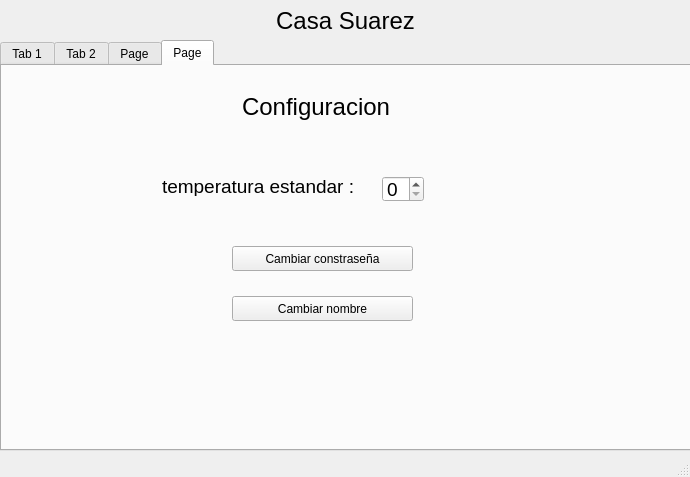
<?xml version="1.0" encoding="UTF-8"?>
<ui version="4.0">
 <class>MainWindow</class>
 <widget class="QMainWindow" name="MainWindow">
  <property name="geometry">
   <rect>
    <x>0</x>
    <y>0</y>
    <width>690</width>
    <height>477</height>
   </rect>
  </property>
  <property name="windowTitle">
   <string>MainWindow</string>
  </property>
  <widget class="QWidget" name="centralwidget">
   <widget class="QTabWidget" name="tabWidget">
    <property name="geometry">
     <rect>
      <x>0</x>
      <y>40</y>
      <width>691</width>
      <height>411</height>
     </rect>
    </property>
    <property name="focusPolicy">
     <enum>Qt::NoFocus</enum>
    </property>
    <property name="acceptDrops">
     <bool>false</bool>
    </property>
    <property name="layoutDirection">
     <enum>Qt::LeftToRight</enum>
    </property>
    <property name="currentIndex">
     <number>3</number>
    </property>
    <widget class="QWidget" name="Iluminacion_tab">
     <property name="autoFillBackground">
      <bool>false</bool>
     </property>
     <attribute name="title">
      <string>Tab 1</string>
     </attribute>
     <widget class="QPushButton" name="Sala_pushButton">
      <property name="geometry">
       <rect>
        <x>350</x>
        <y>120</y>
        <width>89</width>
        <height>25</height>
       </rect>
      </property>
      <property name="palette">
       <palette>
        <active>
         <colorrole role="WindowText">
          <brush brushstyle="SolidPattern">
           <color alpha="255">
            <red>208</red>
            <green>208</green>
            <blue>208</blue>
           </color>
          </brush>
         </colorrole>
         <colorrole role="Button">
          <brush brushstyle="SolidPattern">
           <color alpha="255">
            <red>32</red>
            <green>74</green>
            <blue>135</blue>
           </color>
          </brush>
         </colorrole>
         <colorrole role="Dark">
          <brush brushstyle="SolidPattern">
           <color alpha="255">
            <red>239</red>
            <green>41</green>
            <blue>41</blue>
           </color>
          </brush>
         </colorrole>
         <colorrole role="Text">
          <brush brushstyle="SolidPattern">
           <color alpha="255">
            <red>208</red>
            <green>208</green>
            <blue>208</blue>
           </color>
          </brush>
         </colorrole>
         <colorrole role="ButtonText">
          <brush brushstyle="SolidPattern">
           <color alpha="255">
            <red>208</red>
            <green>208</green>
            <blue>208</blue>
           </color>
          </brush>
         </colorrole>
         <colorrole role="PlaceholderText">
          <brush brushstyle="SolidPattern">
           <color alpha="128">
            <red>208</red>
            <green>208</green>
            <blue>208</blue>
           </color>
          </brush>
         </colorrole>
        </active>
        <inactive>
         <colorrole role="WindowText">
          <brush brushstyle="SolidPattern">
           <color alpha="255">
            <red>208</red>
            <green>208</green>
            <blue>208</blue>
           </color>
          </brush>
         </colorrole>
         <colorrole role="Button">
          <brush brushstyle="SolidPattern">
           <color alpha="255">
            <red>32</red>
            <green>74</green>
            <blue>135</blue>
           </color>
          </brush>
         </colorrole>
         <colorrole role="Dark">
          <brush brushstyle="SolidPattern">
           <color alpha="255">
            <red>239</red>
            <green>41</green>
            <blue>41</blue>
           </color>
          </brush>
         </colorrole>
         <colorrole role="Text">
          <brush brushstyle="SolidPattern">
           <color alpha="255">
            <red>208</red>
            <green>208</green>
            <blue>208</blue>
           </color>
          </brush>
         </colorrole>
         <colorrole role="ButtonText">
          <brush brushstyle="SolidPattern">
           <color alpha="255">
            <red>208</red>
            <green>208</green>
            <blue>208</blue>
           </color>
          </brush>
         </colorrole>
         <colorrole role="PlaceholderText">
          <brush brushstyle="SolidPattern">
           <color alpha="128">
            <red>208</red>
            <green>208</green>
            <blue>208</blue>
           </color>
          </brush>
         </colorrole>
        </inactive>
        <disabled>
         <colorrole role="WindowText">
          <brush brushstyle="SolidPattern">
           <color alpha="255">
            <red>239</red>
            <green>41</green>
            <blue>41</blue>
           </color>
          </brush>
         </colorrole>
         <colorrole role="Button">
          <brush brushstyle="SolidPattern">
           <color alpha="255">
            <red>32</red>
            <green>74</green>
            <blue>135</blue>
           </color>
          </brush>
         </colorrole>
         <colorrole role="Dark">
          <brush brushstyle="SolidPattern">
           <color alpha="255">
            <red>239</red>
            <green>41</green>
            <blue>41</blue>
           </color>
          </brush>
         </colorrole>
         <colorrole role="Text">
          <brush brushstyle="SolidPattern">
           <color alpha="255">
            <red>239</red>
            <green>41</green>
            <blue>41</blue>
           </color>
          </brush>
         </colorrole>
         <colorrole role="ButtonText">
          <brush brushstyle="SolidPattern">
           <color alpha="255">
            <red>239</red>
            <green>41</green>
            <blue>41</blue>
           </color>
          </brush>
         </colorrole>
         <colorrole role="PlaceholderText">
          <brush brushstyle="SolidPattern">
           <color alpha="128">
            <red>208</red>
            <green>208</green>
            <blue>208</blue>
           </color>
          </brush>
         </colorrole>
        </disabled>
       </palette>
      </property>
      <property name="font">
       <font>
        <weight>50</weight>
        <italic>false</italic>
        <bold>false</bold>
        <underline>false</underline>
        <strikeout>false</strikeout>
       </font>
      </property>
      <property name="text">
       <string>ON</string>
      </property>
      <property name="checkable">
       <bool>false</bool>
      </property>
      <property name="autoRepeat">
       <bool>false</bool>
      </property>
      <property name="autoExclusive">
       <bool>false</bool>
      </property>
      <property name="autoDefault">
       <bool>false</bool>
      </property>
      <property name="default">
       <bool>false</bool>
      </property>
      <property name="flat">
       <bool>false</bool>
      </property>
     </widget>
     <widget class="QPushButton" name="habitacion1_pushButton">
      <property name="geometry">
       <rect>
        <x>350</x>
        <y>170</y>
        <width>89</width>
        <height>25</height>
       </rect>
      </property>
      <property name="palette">
       <palette>
        <active>
         <colorrole role="WindowText">
          <brush brushstyle="SolidPattern">
           <color alpha="255">
            <red>208</red>
            <green>208</green>
            <blue>208</blue>
           </color>
          </brush>
         </colorrole>
         <colorrole role="Button">
          <brush brushstyle="SolidPattern">
           <color alpha="255">
            <red>32</red>
            <green>74</green>
            <blue>135</blue>
           </color>
          </brush>
         </colorrole>
         <colorrole role="Dark">
          <brush brushstyle="SolidPattern">
           <color alpha="255">
            <red>239</red>
            <green>41</green>
            <blue>41</blue>
           </color>
          </brush>
         </colorrole>
         <colorrole role="Text">
          <brush brushstyle="SolidPattern">
           <color alpha="255">
            <red>208</red>
            <green>208</green>
            <blue>208</blue>
           </color>
          </brush>
         </colorrole>
         <colorrole role="ButtonText">
          <brush brushstyle="SolidPattern">
           <color alpha="255">
            <red>208</red>
            <green>208</green>
            <blue>208</blue>
           </color>
          </brush>
         </colorrole>
         <colorrole role="PlaceholderText">
          <brush brushstyle="SolidPattern">
           <color alpha="128">
            <red>208</red>
            <green>208</green>
            <blue>208</blue>
           </color>
          </brush>
         </colorrole>
        </active>
        <inactive>
         <colorrole role="WindowText">
          <brush brushstyle="SolidPattern">
           <color alpha="255">
            <red>208</red>
            <green>208</green>
            <blue>208</blue>
           </color>
          </brush>
         </colorrole>
         <colorrole role="Button">
          <brush brushstyle="SolidPattern">
           <color alpha="255">
            <red>32</red>
            <green>74</green>
            <blue>135</blue>
           </color>
          </brush>
         </colorrole>
         <colorrole role="Dark">
          <brush brushstyle="SolidPattern">
           <color alpha="255">
            <red>239</red>
            <green>41</green>
            <blue>41</blue>
           </color>
          </brush>
         </colorrole>
         <colorrole role="Text">
          <brush brushstyle="SolidPattern">
           <color alpha="255">
            <red>208</red>
            <green>208</green>
            <blue>208</blue>
           </color>
          </brush>
         </colorrole>
         <colorrole role="ButtonText">
          <brush brushstyle="SolidPattern">
           <color alpha="255">
            <red>208</red>
            <green>208</green>
            <blue>208</blue>
           </color>
          </brush>
         </colorrole>
         <colorrole role="PlaceholderText">
          <brush brushstyle="SolidPattern">
           <color alpha="128">
            <red>208</red>
            <green>208</green>
            <blue>208</blue>
           </color>
          </brush>
         </colorrole>
        </inactive>
        <disabled>
         <colorrole role="WindowText">
          <brush brushstyle="SolidPattern">
           <color alpha="255">
            <red>239</red>
            <green>41</green>
            <blue>41</blue>
           </color>
          </brush>
         </colorrole>
         <colorrole role="Button">
          <brush brushstyle="SolidPattern">
           <color alpha="255">
            <red>32</red>
            <green>74</green>
            <blue>135</blue>
           </color>
          </brush>
         </colorrole>
         <colorrole role="Dark">
          <brush brushstyle="SolidPattern">
           <color alpha="255">
            <red>239</red>
            <green>41</green>
            <blue>41</blue>
           </color>
          </brush>
         </colorrole>
         <colorrole role="Text">
          <brush brushstyle="SolidPattern">
           <color alpha="255">
            <red>239</red>
            <green>41</green>
            <blue>41</blue>
           </color>
          </brush>
         </colorrole>
         <colorrole role="ButtonText">
          <brush brushstyle="SolidPattern">
           <color alpha="255">
            <red>239</red>
            <green>41</green>
            <blue>41</blue>
           </color>
          </brush>
         </colorrole>
         <colorrole role="PlaceholderText">
          <brush brushstyle="SolidPattern">
           <color alpha="128">
            <red>208</red>
            <green>208</green>
            <blue>208</blue>
           </color>
          </brush>
         </colorrole>
        </disabled>
       </palette>
      </property>
      <property name="font">
       <font>
        <weight>50</weight>
        <italic>false</italic>
        <bold>false</bold>
        <underline>false</underline>
        <strikeout>false</strikeout>
       </font>
      </property>
      <property name="text">
       <string>ON</string>
      </property>
      <property name="checkable">
       <bool>false</bool>
      </property>
      <property name="autoRepeat">
       <bool>false</bool>
      </property>
      <property name="autoExclusive">
       <bool>false</bool>
      </property>
      <property name="autoDefault">
       <bool>false</bool>
      </property>
      <property name="default">
       <bool>false</bool>
      </property>
      <property name="flat">
       <bool>false</bool>
      </property>
     </widget>
     <widget class="QPushButton" name="habitacion2_pushButton">
      <property name="geometry">
       <rect>
        <x>350</x>
        <y>230</y>
        <width>89</width>
        <height>25</height>
       </rect>
      </property>
      <property name="palette">
       <palette>
        <active>
         <colorrole role="WindowText">
          <brush brushstyle="SolidPattern">
           <color alpha="255">
            <red>208</red>
            <green>208</green>
            <blue>208</blue>
           </color>
          </brush>
         </colorrole>
         <colorrole role="Button">
          <brush brushstyle="SolidPattern">
           <color alpha="255">
            <red>32</red>
            <green>74</green>
            <blue>135</blue>
           </color>
          </brush>
         </colorrole>
         <colorrole role="Dark">
          <brush brushstyle="SolidPattern">
           <color alpha="255">
            <red>239</red>
            <green>41</green>
            <blue>41</blue>
           </color>
          </brush>
         </colorrole>
         <colorrole role="Text">
          <brush brushstyle="SolidPattern">
           <color alpha="255">
            <red>208</red>
            <green>208</green>
            <blue>208</blue>
           </color>
          </brush>
         </colorrole>
         <colorrole role="ButtonText">
          <brush brushstyle="SolidPattern">
           <color alpha="255">
            <red>208</red>
            <green>208</green>
            <blue>208</blue>
           </color>
          </brush>
         </colorrole>
         <colorrole role="PlaceholderText">
          <brush brushstyle="SolidPattern">
           <color alpha="128">
            <red>208</red>
            <green>208</green>
            <blue>208</blue>
           </color>
          </brush>
         </colorrole>
        </active>
        <inactive>
         <colorrole role="WindowText">
          <brush brushstyle="SolidPattern">
           <color alpha="255">
            <red>208</red>
            <green>208</green>
            <blue>208</blue>
           </color>
          </brush>
         </colorrole>
         <colorrole role="Button">
          <brush brushstyle="SolidPattern">
           <color alpha="255">
            <red>32</red>
            <green>74</green>
            <blue>135</blue>
           </color>
          </brush>
         </colorrole>
         <colorrole role="Dark">
          <brush brushstyle="SolidPattern">
           <color alpha="255">
            <red>239</red>
            <green>41</green>
            <blue>41</blue>
           </color>
          </brush>
         </colorrole>
         <colorrole role="Text">
          <brush brushstyle="SolidPattern">
           <color alpha="255">
            <red>208</red>
            <green>208</green>
            <blue>208</blue>
           </color>
          </brush>
         </colorrole>
         <colorrole role="ButtonText">
          <brush brushstyle="SolidPattern">
           <color alpha="255">
            <red>208</red>
            <green>208</green>
            <blue>208</blue>
           </color>
          </brush>
         </colorrole>
         <colorrole role="PlaceholderText">
          <brush brushstyle="SolidPattern">
           <color alpha="128">
            <red>208</red>
            <green>208</green>
            <blue>208</blue>
           </color>
          </brush>
         </colorrole>
        </inactive>
        <disabled>
         <colorrole role="WindowText">
          <brush brushstyle="SolidPattern">
           <color alpha="255">
            <red>239</red>
            <green>41</green>
            <blue>41</blue>
           </color>
          </brush>
         </colorrole>
         <colorrole role="Button">
          <brush brushstyle="SolidPattern">
           <color alpha="255">
            <red>32</red>
            <green>74</green>
            <blue>135</blue>
           </color>
          </brush>
         </colorrole>
         <colorrole role="Dark">
          <brush brushstyle="SolidPattern">
           <color alpha="255">
            <red>239</red>
            <green>41</green>
            <blue>41</blue>
           </color>
          </brush>
         </colorrole>
         <colorrole role="Text">
          <brush brushstyle="SolidPattern">
           <color alpha="255">
            <red>239</red>
            <green>41</green>
            <blue>41</blue>
           </color>
          </brush>
         </colorrole>
         <colorrole role="ButtonText">
          <brush brushstyle="SolidPattern">
           <color alpha="255">
            <red>239</red>
            <green>41</green>
            <blue>41</blue>
           </color>
          </brush>
         </colorrole>
         <colorrole role="PlaceholderText">
          <brush brushstyle="SolidPattern">
           <color alpha="128">
            <red>208</red>
            <green>208</green>
            <blue>208</blue>
           </color>
          </brush>
         </colorrole>
        </disabled>
       </palette>
      </property>
      <property name="font">
       <font>
        <weight>50</weight>
        <italic>false</italic>
        <bold>false</bold>
        <underline>false</underline>
        <strikeout>false</strikeout>
       </font>
      </property>
      <property name="text">
       <string>ON</string>
      </property>
      <property name="checkable">
       <bool>false</bool>
      </property>
      <property name="autoRepeat">
       <bool>false</bool>
      </property>
      <property name="autoExclusive">
       <bool>false</bool>
      </property>
      <property name="autoDefault">
       <bool>false</bool>
      </property>
      <property name="default">
       <bool>false</bool>
      </property>
      <property name="flat">
       <bool>false</bool>
      </property>
     </widget>
     <widget class="QLabel" name="Sala_l">
      <property name="geometry">
       <rect>
        <x>130</x>
        <y>120</y>
        <width>91</width>
        <height>21</height>
       </rect>
      </property>
      <property name="font">
       <font>
        <pointsize>17</pointsize>
       </font>
      </property>
      <property name="text">
       <string>Sala :</string>
      </property>
     </widget>
     <widget class="QLabel" name="Habitacion_1_l">
      <property name="geometry">
       <rect>
        <x>130</x>
        <y>170</y>
        <width>151</width>
        <height>21</height>
       </rect>
      </property>
      <property name="font">
       <font>
        <pointsize>17</pointsize>
       </font>
      </property>
      <property name="text">
       <string>Habitacion 1 :</string>
      </property>
     </widget>
     <widget class="QLabel" name="Habitacion_2_l">
      <property name="geometry">
       <rect>
        <x>130</x>
        <y>230</y>
        <width>151</width>
        <height>21</height>
       </rect>
      </property>
      <property name="font">
       <font>
        <pointsize>17</pointsize>
       </font>
      </property>
      <property name="text">
       <string>Habitacion 2 :</string>
      </property>
     </widget>
     <widget class="QLabel" name="Iluminacion_l">
      <property name="geometry">
       <rect>
        <x>250</x>
        <y>30</y>
        <width>151</width>
        <height>21</height>
       </rect>
      </property>
      <property name="font">
       <font>
        <pointsize>18</pointsize>
       </font>
      </property>
      <property name="layoutDirection">
       <enum>Qt::RightToLeft</enum>
      </property>
      <property name="text">
       <string>Iluminacion</string>
      </property>
     </widget>
    </widget>
    <widget class="QWidget" name="ambiente_tab">
     <property name="font">
      <font>
       <weight>50</weight>
       <italic>false</italic>
       <bold>false</bold>
      </font>
     </property>
     <property name="acceptDrops">
      <bool>false</bool>
     </property>
     <attribute name="title">
      <string>Tab 2</string>
     </attribute>
     <widget class="QFrame" name="frame">
      <property name="geometry">
       <rect>
        <x>140</x>
        <y>120</y>
        <width>381</width>
        <height>201</height>
       </rect>
      </property>
      <property name="frameShape">
       <enum>QFrame::StyledPanel</enum>
      </property>
      <property name="frameShadow">
       <enum>QFrame::Raised</enum>
      </property>
     </widget>
     <widget class="QLabel" name="Ambiente_l">
      <property name="geometry">
       <rect>
        <x>260</x>
        <y>20</y>
        <width>151</width>
        <height>21</height>
       </rect>
      </property>
      <property name="font">
       <font>
        <pointsize>18</pointsize>
       </font>
      </property>
      <property name="text">
       <string>Ambiente</string>
      </property>
     </widget>
     <widget class="QLabel" name="temp_act_l">
      <property name="geometry">
       <rect>
        <x>170</x>
        <y>70</y>
        <width>251</width>
        <height>21</height>
       </rect>
      </property>
      <property name="font">
       <font>
        <pointsize>17</pointsize>
       </font>
      </property>
      <property name="text">
       <string>Temperatura actual : </string>
      </property>
     </widget>
     <widget class="QLabel" name="Temp_numero_l">
      <property name="geometry">
       <rect>
        <x>390</x>
        <y>70</y>
        <width>31</width>
        <height>21</height>
       </rect>
      </property>
      <property name="font">
       <font>
        <pointsize>17</pointsize>
       </font>
      </property>
      <property name="text">
       <string>20 </string>
      </property>
     </widget>
     <widget class="QLabel" name="temp_escala_l">
      <property name="geometry">
       <rect>
        <x>420</x>
        <y>70</y>
        <width>31</width>
        <height>21</height>
       </rect>
      </property>
      <property name="font">
       <font>
        <pointsize>17</pointsize>
       </font>
      </property>
      <property name="text">
       <string>°C</string>
      </property>
     </widget>
    </widget>
    <widget class="QWidget" name="Seguridad_tab">
     <attribute name="title">
      <string>Page</string>
     </attribute>
     <widget class="QLabel" name="Seg_l">
      <property name="geometry">
       <rect>
        <x>250</x>
        <y>20</y>
        <width>151</width>
        <height>31</height>
       </rect>
      </property>
      <property name="font">
       <font>
        <pointsize>18</pointsize>
       </font>
      </property>
      <property name="text">
       <string>Seguridad</string>
      </property>
     </widget>
     <widget class="QLabel" name="Modo_l">
      <property name="geometry">
       <rect>
        <x>50</x>
        <y>70</y>
        <width>151</width>
        <height>31</height>
       </rect>
      </property>
      <property name="font">
       <font>
        <pointsize>18</pointsize>
       </font>
      </property>
      <property name="text">
       <string>Modo:</string>
      </property>
     </widget>
     <widget class="QPushButton" name="Automatico_pb">
      <property name="geometry">
       <rect>
        <x>180</x>
        <y>140</y>
        <width>101</width>
        <height>31</height>
       </rect>
      </property>
      <property name="palette">
       <palette>
        <active>
         <colorrole role="WindowText">
          <brush brushstyle="SolidPattern">
           <color alpha="255">
            <red>208</red>
            <green>208</green>
            <blue>208</blue>
           </color>
          </brush>
         </colorrole>
         <colorrole role="Button">
          <brush brushstyle="SolidPattern">
           <color alpha="255">
            <red>32</red>
            <green>74</green>
            <blue>135</blue>
           </color>
          </brush>
         </colorrole>
         <colorrole role="Dark">
          <brush brushstyle="SolidPattern">
           <color alpha="255">
            <red>239</red>
            <green>41</green>
            <blue>41</blue>
           </color>
          </brush>
         </colorrole>
         <colorrole role="Text">
          <brush brushstyle="SolidPattern">
           <color alpha="255">
            <red>208</red>
            <green>208</green>
            <blue>208</blue>
           </color>
          </brush>
         </colorrole>
         <colorrole role="ButtonText">
          <brush brushstyle="SolidPattern">
           <color alpha="255">
            <red>208</red>
            <green>208</green>
            <blue>208</blue>
           </color>
          </brush>
         </colorrole>
         <colorrole role="PlaceholderText">
          <brush brushstyle="SolidPattern">
           <color alpha="128">
            <red>208</red>
            <green>208</green>
            <blue>208</blue>
           </color>
          </brush>
         </colorrole>
        </active>
        <inactive>
         <colorrole role="WindowText">
          <brush brushstyle="SolidPattern">
           <color alpha="255">
            <red>208</red>
            <green>208</green>
            <blue>208</blue>
           </color>
          </brush>
         </colorrole>
         <colorrole role="Button">
          <brush brushstyle="SolidPattern">
           <color alpha="255">
            <red>32</red>
            <green>74</green>
            <blue>135</blue>
           </color>
          </brush>
         </colorrole>
         <colorrole role="Dark">
          <brush brushstyle="SolidPattern">
           <color alpha="255">
            <red>239</red>
            <green>41</green>
            <blue>41</blue>
           </color>
          </brush>
         </colorrole>
         <colorrole role="Text">
          <brush brushstyle="SolidPattern">
           <color alpha="255">
            <red>208</red>
            <green>208</green>
            <blue>208</blue>
           </color>
          </brush>
         </colorrole>
         <colorrole role="ButtonText">
          <brush brushstyle="SolidPattern">
           <color alpha="255">
            <red>208</red>
            <green>208</green>
            <blue>208</blue>
           </color>
          </brush>
         </colorrole>
         <colorrole role="PlaceholderText">
          <brush brushstyle="SolidPattern">
           <color alpha="128">
            <red>208</red>
            <green>208</green>
            <blue>208</blue>
           </color>
          </brush>
         </colorrole>
        </inactive>
        <disabled>
         <colorrole role="WindowText">
          <brush brushstyle="SolidPattern">
           <color alpha="255">
            <red>239</red>
            <green>41</green>
            <blue>41</blue>
           </color>
          </brush>
         </colorrole>
         <colorrole role="Button">
          <brush brushstyle="SolidPattern">
           <color alpha="255">
            <red>32</red>
            <green>74</green>
            <blue>135</blue>
           </color>
          </brush>
         </colorrole>
         <colorrole role="Dark">
          <brush brushstyle="SolidPattern">
           <color alpha="255">
            <red>239</red>
            <green>41</green>
            <blue>41</blue>
           </color>
          </brush>
         </colorrole>
         <colorrole role="Text">
          <brush brushstyle="SolidPattern">
           <color alpha="255">
            <red>239</red>
            <green>41</green>
            <blue>41</blue>
           </color>
          </brush>
         </colorrole>
         <colorrole role="ButtonText">
          <brush brushstyle="SolidPattern">
           <color alpha="255">
            <red>239</red>
            <green>41</green>
            <blue>41</blue>
           </color>
          </brush>
         </colorrole>
         <colorrole role="PlaceholderText">
          <brush brushstyle="SolidPattern">
           <color alpha="128">
            <red>208</red>
            <green>208</green>
            <blue>208</blue>
           </color>
          </brush>
         </colorrole>
        </disabled>
       </palette>
      </property>
      <property name="font">
       <font>
        <weight>50</weight>
        <italic>false</italic>
        <bold>false</bold>
        <underline>false</underline>
        <strikeout>false</strikeout>
       </font>
      </property>
      <property name="text">
       <string>Automatico</string>
      </property>
      <property name="checkable">
       <bool>false</bool>
      </property>
      <property name="autoRepeat">
       <bool>false</bool>
      </property>
      <property name="autoExclusive">
       <bool>false</bool>
      </property>
      <property name="autoDefault">
       <bool>false</bool>
      </property>
      <property name="default">
       <bool>false</bool>
      </property>
      <property name="flat">
       <bool>false</bool>
      </property>
     </widget>
     <widget class="QPushButton" name="Activado_pb">
      <property name="geometry">
       <rect>
        <x>370</x>
        <y>140</y>
        <width>101</width>
        <height>31</height>
       </rect>
      </property>
      <property name="palette">
       <palette>
        <active>
         <colorrole role="WindowText">
          <brush brushstyle="SolidPattern">
           <color alpha="255">
            <red>208</red>
            <green>208</green>
            <blue>208</blue>
           </color>
          </brush>
         </colorrole>
         <colorrole role="Button">
          <brush brushstyle="SolidPattern">
           <color alpha="255">
            <red>32</red>
            <green>74</green>
            <blue>135</blue>
           </color>
          </brush>
         </colorrole>
         <colorrole role="Dark">
          <brush brushstyle="SolidPattern">
           <color alpha="255">
            <red>239</red>
            <green>41</green>
            <blue>41</blue>
           </color>
          </brush>
         </colorrole>
         <colorrole role="Text">
          <brush brushstyle="SolidPattern">
           <color alpha="255">
            <red>208</red>
            <green>208</green>
            <blue>208</blue>
           </color>
          </brush>
         </colorrole>
         <colorrole role="ButtonText">
          <brush brushstyle="SolidPattern">
           <color alpha="255">
            <red>208</red>
            <green>208</green>
            <blue>208</blue>
           </color>
          </brush>
         </colorrole>
         <colorrole role="PlaceholderText">
          <brush brushstyle="SolidPattern">
           <color alpha="128">
            <red>208</red>
            <green>208</green>
            <blue>208</blue>
           </color>
          </brush>
         </colorrole>
        </active>
        <inactive>
         <colorrole role="WindowText">
          <brush brushstyle="SolidPattern">
           <color alpha="255">
            <red>208</red>
            <green>208</green>
            <blue>208</blue>
           </color>
          </brush>
         </colorrole>
         <colorrole role="Button">
          <brush brushstyle="SolidPattern">
           <color alpha="255">
            <red>32</red>
            <green>74</green>
            <blue>135</blue>
           </color>
          </brush>
         </colorrole>
         <colorrole role="Dark">
          <brush brushstyle="SolidPattern">
           <color alpha="255">
            <red>239</red>
            <green>41</green>
            <blue>41</blue>
           </color>
          </brush>
         </colorrole>
         <colorrole role="Text">
          <brush brushstyle="SolidPattern">
           <color alpha="255">
            <red>208</red>
            <green>208</green>
            <blue>208</blue>
           </color>
          </brush>
         </colorrole>
         <colorrole role="ButtonText">
          <brush brushstyle="SolidPattern">
           <color alpha="255">
            <red>208</red>
            <green>208</green>
            <blue>208</blue>
           </color>
          </brush>
         </colorrole>
         <colorrole role="PlaceholderText">
          <brush brushstyle="SolidPattern">
           <color alpha="128">
            <red>208</red>
            <green>208</green>
            <blue>208</blue>
           </color>
          </brush>
         </colorrole>
        </inactive>
        <disabled>
         <colorrole role="WindowText">
          <brush brushstyle="SolidPattern">
           <color alpha="255">
            <red>239</red>
            <green>41</green>
            <blue>41</blue>
           </color>
          </brush>
         </colorrole>
         <colorrole role="Button">
          <brush brushstyle="SolidPattern">
           <color alpha="255">
            <red>32</red>
            <green>74</green>
            <blue>135</blue>
           </color>
          </brush>
         </colorrole>
         <colorrole role="Dark">
          <brush brushstyle="SolidPattern">
           <color alpha="255">
            <red>239</red>
            <green>41</green>
            <blue>41</blue>
           </color>
          </brush>
         </colorrole>
         <colorrole role="Text">
          <brush brushstyle="SolidPattern">
           <color alpha="255">
            <red>239</red>
            <green>41</green>
            <blue>41</blue>
           </color>
          </brush>
         </colorrole>
         <colorrole role="ButtonText">
          <brush brushstyle="SolidPattern">
           <color alpha="255">
            <red>239</red>
            <green>41</green>
            <blue>41</blue>
           </color>
          </brush>
         </colorrole>
         <colorrole role="PlaceholderText">
          <brush brushstyle="SolidPattern">
           <color alpha="128">
            <red>208</red>
            <green>208</green>
            <blue>208</blue>
           </color>
          </brush>
         </colorrole>
        </disabled>
       </palette>
      </property>
      <property name="font">
       <font>
        <weight>50</weight>
        <italic>false</italic>
        <bold>false</bold>
        <underline>false</underline>
        <strikeout>false</strikeout>
       </font>
      </property>
      <property name="text">
       <string>Activado</string>
      </property>
      <property name="checkable">
       <bool>false</bool>
      </property>
      <property name="autoRepeat">
       <bool>false</bool>
      </property>
      <property name="autoExclusive">
       <bool>false</bool>
      </property>
      <property name="autoDefault">
       <bool>false</bool>
      </property>
      <property name="default">
       <bool>false</bool>
      </property>
      <property name="flat">
       <bool>false</bool>
      </property>
     </widget>
     <widget class="QLabel" name="Cantidad_personas_l">
      <property name="geometry">
       <rect>
        <x>70</x>
        <y>230</y>
        <width>261</width>
        <height>31</height>
       </rect>
      </property>
      <property name="font">
       <font>
        <pointsize>18</pointsize>
       </font>
      </property>
      <property name="text">
       <string>Cantidad de personas :</string>
      </property>
     </widget>
     <widget class="QLabel" name="Numero_personas_l">
      <property name="geometry">
       <rect>
        <x>320</x>
        <y>230</y>
        <width>41</width>
        <height>31</height>
       </rect>
      </property>
      <property name="font">
       <font>
        <pointsize>18</pointsize>
       </font>
      </property>
      <property name="text">
       <string>1 </string>
      </property>
     </widget>
    </widget>
    <widget class="QWidget" name="Configuracion_tab">
     <attribute name="title">
      <string>Page</string>
     </attribute>
     <widget class="QLabel" name="Conf_l">
      <property name="geometry">
       <rect>
        <x>240</x>
        <y>20</y>
        <width>171</width>
        <height>41</height>
       </rect>
      </property>
      <property name="font">
       <font>
        <pointsize>18</pointsize>
       </font>
      </property>
      <property name="text">
       <string>Configuracion</string>
      </property>
     </widget>
     <widget class="QPushButton" name="change_name_pb">
      <property name="geometry">
       <rect>
        <x>230</x>
        <y>230</y>
        <width>181</width>
        <height>25</height>
       </rect>
      </property>
      <property name="text">
       <string>Cambiar nombre</string>
      </property>
     </widget>
     <widget class="QLabel" name="temp_standard_l">
      <property name="geometry">
       <rect>
        <x>160</x>
        <y>110</y>
        <width>201</width>
        <height>20</height>
       </rect>
      </property>
      <property name="font">
       <font>
        <pointsize>14</pointsize>
       </font>
      </property>
      <property name="text">
       <string>temperatura estandar :</string>
      </property>
     </widget>
     <widget class="QSpinBox" name="Temp_sb">
      <property name="geometry">
       <rect>
        <x>380</x>
        <y>110</y>
        <width>42</width>
        <height>26</height>
       </rect>
      </property>
      <property name="font">
       <font>
        <pointsize>14</pointsize>
       </font>
      </property>
     </widget>
     <widget class="QPushButton" name="change_pass_pb">
      <property name="geometry">
       <rect>
        <x>230</x>
        <y>180</y>
        <width>181</width>
        <height>25</height>
       </rect>
      </property>
      <property name="text">
       <string>Cambiar constraseña</string>
      </property>
     </widget>
    </widget>
   </widget>
   <widget class="QLabel" name="label_15">
    <property name="geometry">
     <rect>
      <x>10</x>
      <y>10</y>
      <width>671</width>
      <height>21</height>
     </rect>
    </property>
    <property name="font">
     <font>
      <pointsize>18</pointsize>
     </font>
    </property>
    <property name="layoutDirection">
     <enum>Qt::LeftToRight</enum>
    </property>
    <property name="text">
     <string>Casa Suarez</string>
    </property>
    <property name="alignment">
     <set>Qt::AlignCenter</set>
    </property>
   </widget>
  </widget>
  <widget class="QMenuBar" name="menubar">
   <property name="geometry">
    <rect>
     <x>0</x>
     <y>0</y>
     <width>690</width>
     <height>22</height>
    </rect>
   </property>
  </widget>
  <widget class="QStatusBar" name="statusbar"/>
 </widget>
 <resources/>
 <connections/>
</ui>
